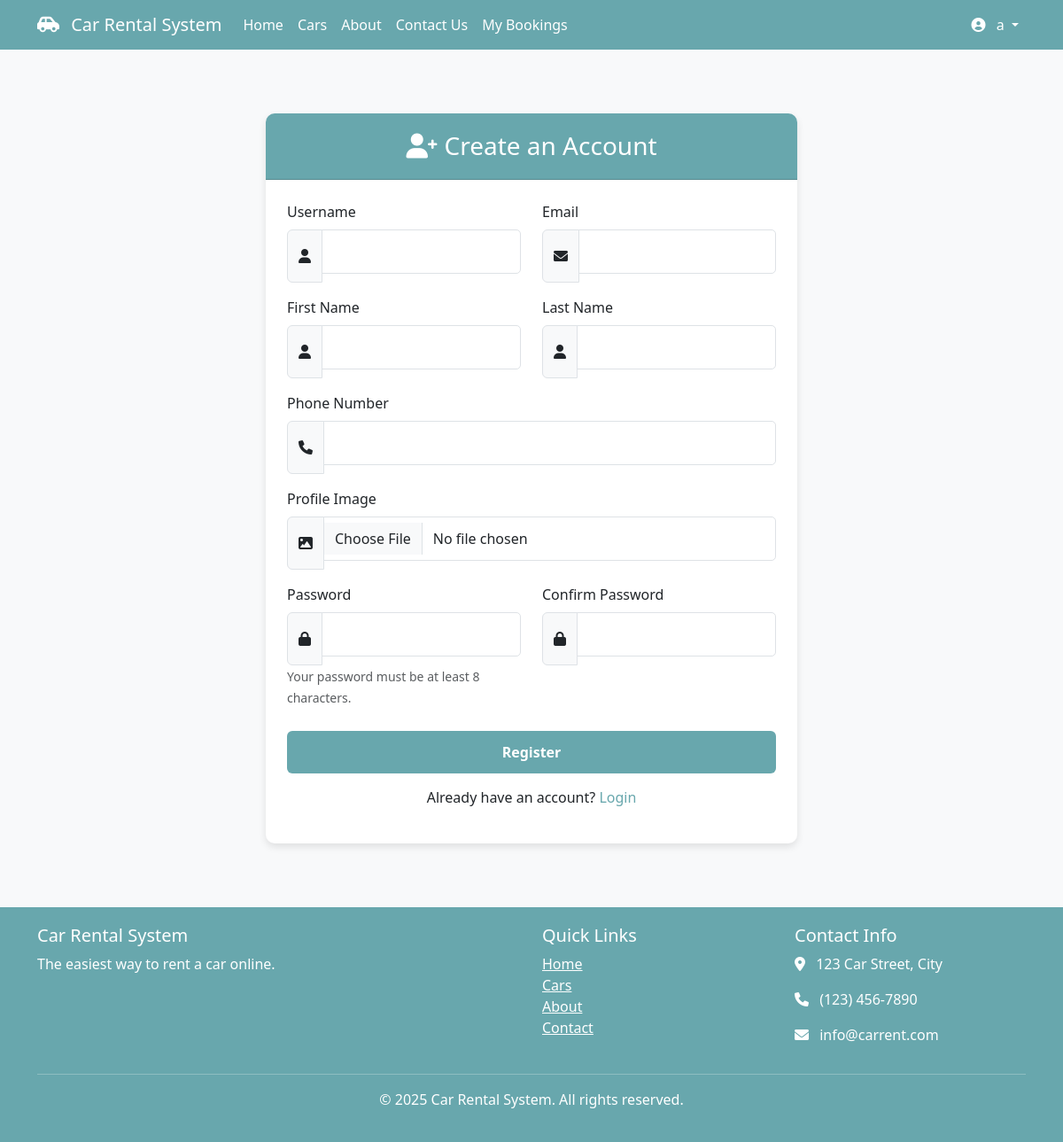
The page /register/ (signed in) on the database as committed earlier.
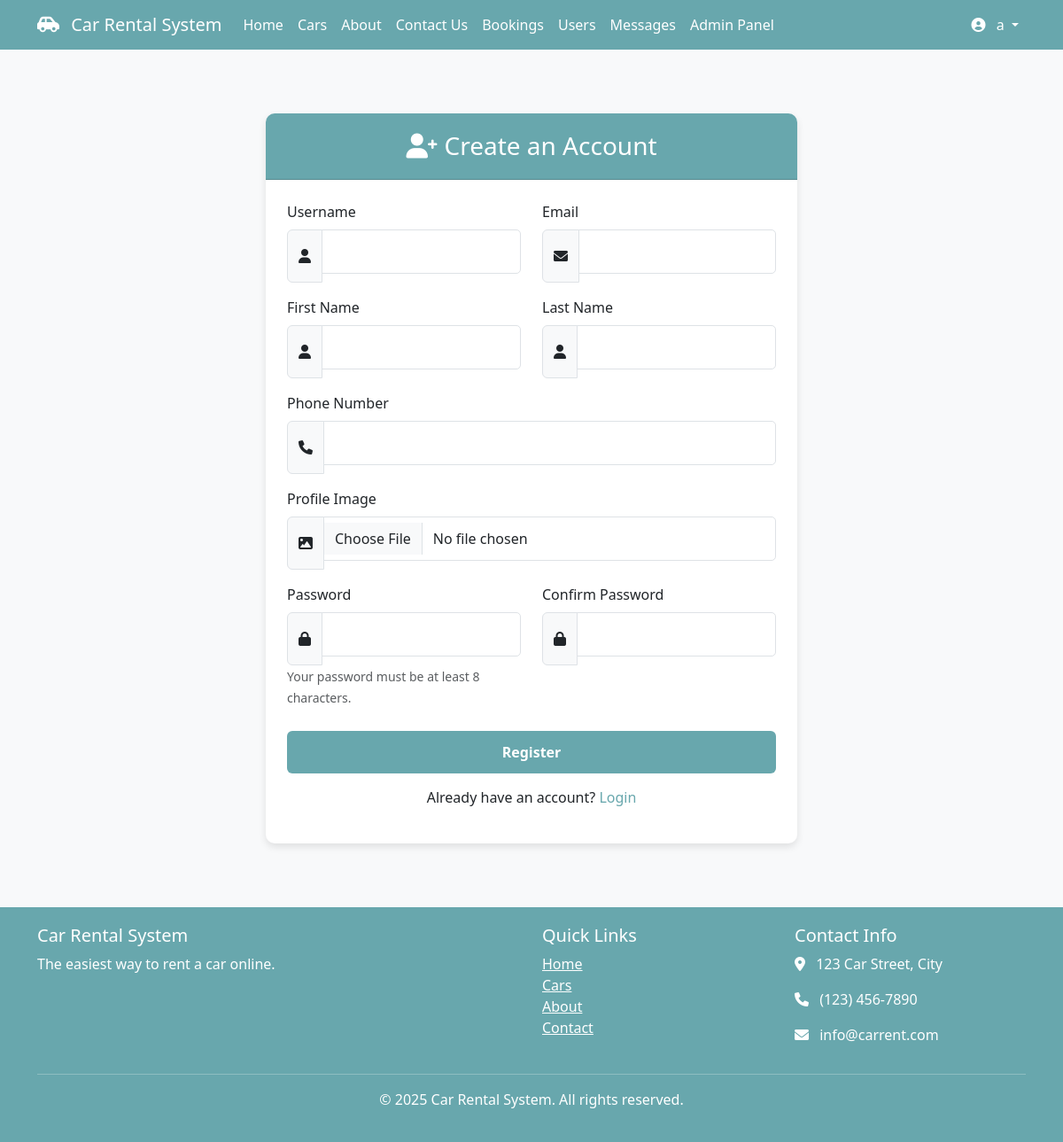
The same page on the database as committed later.
### myapp/views.py (the view)
# urls.py: path('register/', views.register, name='register'),
def register(request):
    if request.method == 'POST':
        form = UserRegistrationForm(request.POST, request.FILES)
        if form.is_valid():
            user = form.save(commit=False)
            user.role = 1  # Default role is normal user
            user.save()
            user.profile.phone = form.cleaned_data.get('phone')
            user.profile.save()
            raw_password = form.cleaned_data.get('password1')
            user = authenticate(username=user.username, password=raw_password)
            login(request, user)
            messages.success(request, "Registration successful! Welcome to Car Rental System.")
            return redirect('dashboard')
    else:
        form = UserRegistrationForm()
    return render(request, 'myapp/register.html', {'form': form})

### myapp/forms.py
class UserRegistrationForm(UserCreationForm):
    email = forms.EmailField(required=True)
    first_name = forms.CharField(max_length=30, required=True)
    last_name = forms.CharField(max_length=30, required=True)
    phone = forms.CharField(max_length=20, required=False)
    profile_image = forms.ImageField(required=False)
    role = forms.ChoiceField(choices=User.ROLE_CHOICES, initial=1)
    class Meta:
        model = User
        fields = ['username', 'email', 'first_name', 'last_name',
                 'phone', 'profile_image', 'role', 'password1', 'password2']

### myapp/templates/myapp/register.html (shortened to what the changed rows need)
{% extends 'myapp/base.html' %}

### myapp/templates/myapp/base.html (shortened to what the changed rows need)
<!DOCTYPE html>
<html lang="en">
<head>
    <link href="https://cdn.jsdelivr.net/npm/bootstrap@5.3.0-alpha1/dist/css/bootstrap.min.css" rel="stylesheet">
    <link rel="stylesheet" href="https://cdnjs.cloudflare.com/ajax/libs/font-awesome/6.0.0/css/all.min.css">
</head>
<body>
    <nav class="navbar navbar-expand-lg navbar-dark sticky-top">
        <div class="container">
            <div class="collapse navbar-collapse" id="navbarNav">
                <ul class="navbar-nav me-auto">
                    {% if user.is_authenticated %}
                        {% if user.role == 2 %}
                            <li class="nav-item">
                                <a class="nav-link" href="{% url 'manage_bookings' %}">Bookings</a>
                            </li>
                            <li class="nav-item">
                                <a class="nav-link" href="{% url 'user_list' %}">Users</a>
                            </li>
                            <li class="nav-item">
                                <a class="nav-link" href="{% url 'message_list' %}">Messages</a>
                            </li>
                            <li class="nav-item">
                                <a class="nav-link" href="/admin/" target="_blank">Admin Panel</a>
                            </li>
                        {% elif user.role == 3 %}
                            <li class="nav-item">
                                <a class="nav-link" href="{% url 'user_list' %}">Users</a>
                            </li>
                        {% elif user.role == 4 %}
                            <li class="nav-item">
                                <a class="nav-link" href="{% url 'manage_bookings' %}">Manage Bookings</a>
                            </li>
                        {% else %}
                            <li class="nav-item">
                                <a class="nav-link" href="{% url 'my_bookings' %}">My Bookings</a>
                            </li>
                        {% endif %}
                    {% endif %}
                </ul>
            </div>
        </div>
    </nav>
</body>
</html>

Rows that differ between the two databases and show on the page:
changed User: role 1 → 2 (drawn)
Other text that changed with them:
text no longer shown: "My Bookings"
text now shown: "Bookings Users Messages Admin Panel"
